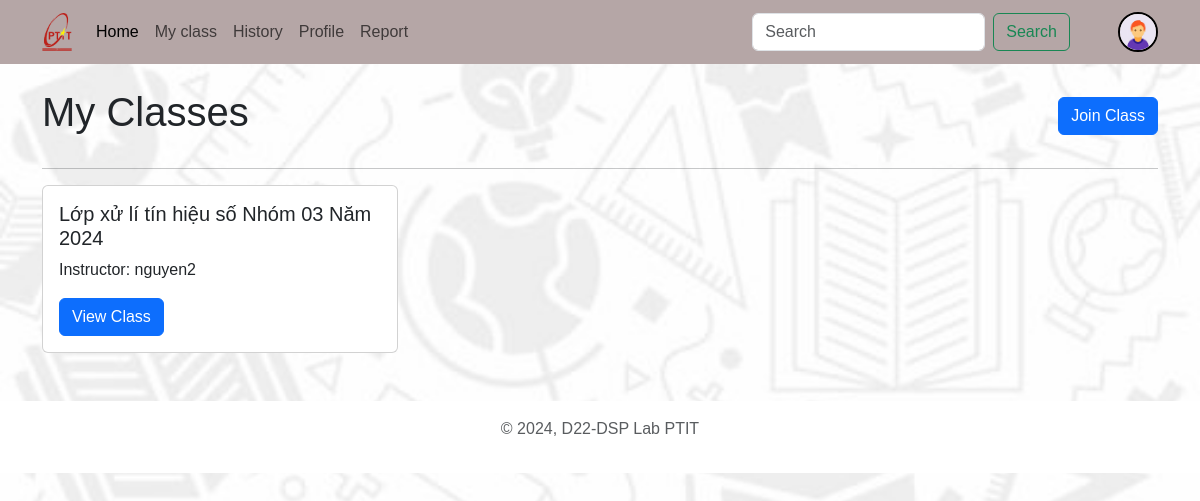
The page /myclass/ (signed in) on the database its author committed.
### account/models.py (models this page shows, shortened)
class Profile(models.Model):
    user = models.OneToOneField(User, on_delete=models.CASCADE, null=True, verbose_name='User Object') #verbose_name
    user_class = models.TextField(blank=True, null=True)
    email=models.EmailField(blank=True, null=True,max_length=254,unique=True)
    profile_img = models.ImageField(upload_to='profile_images', default='profile_images/user.jpg', blank=True, null=True, verbose_name='Profile Pic')
    studen_id = models.CharField(max_length=15, blank=True, null=True)
    GENDER = (
        ('Male', 'Male'),
        ('Female', 'Female'),
        ('Other', 'Other'),
    )
    gender = models.CharField(max_length=6, choices=GENDER, blank=True, null=True)

### allClass/models.py (models this page shows, shortened)
class MyClass(models.Model):
    name = models.TextField()
    instructor = models.ForeignKey(User, on_delete=models.CASCADE, related_name='instructed_classes')
    students = models.ManyToManyField(User, related_name='classes')
    code = models.CharField(max_length=10, unique=True, null=True)
    class Meta:
        verbose_name = "Class"
        verbose_name_plural = "Classes"

### allClass/views.py (the view)
# urls.py: path('', views.my_classes, name='my_classes'),
@login_required(login_url='login')
def my_classes(request):
    user = request.user
    if user.is_staff:
        classes = MyClass.objects.filter(instructor=user)
    else:
        classes = user.classes.all()
    if not classes:
        messages.info(request, 'No classes found.')
    return render(request, 'myClass.html', {'classes': classes})

### templates/myClass.html (shortened to what this page needs)
<!DOCTYPE html>
<html lang="en">
<head>
    <link href="https://cdn.jsdelivr.net/npm/bootstrap@5.3.0-alpha3/dist/css/bootstrap.min.css" rel="stylesheet"
>
    <link rel="stylesheet" href="/static/css/style.css">
</head>
<body>
    {% include "Components/navbar_loged_in.html" %}
    <div class="container mt-4">
        <div class="d-flex justify-content-between align-items-center mb-4">
            <h1>My Classes</h1>
            <div>
                <button type="button" class="btn btn-primary" data-bs-toggle="modal" data-bs-target="#joinClassModal">
                    Join Class
                </button>
            </div>
        </div>
        <hr>
        {% if classes %}
            <div class="row">
                {% for class in classes %}
                    <div class="col-md-4 mb-4">
                        <div class="card">
                            <div class="card-body">
                                <h5 class="card-title">{{ class.name }}</h5>
                                <p class="card-text">Instructor: {{ class.instructor.username }}</p>
                                <a href="{% url 'class_detail' class.id %}" class="btn btn-primary">View Class</a>
                            </div>
                        </div>
                    </div>
                {% endfor %}
            </div>
        {% else %}
            {% if not messages %}
                <div class="alert alert-info" role="alert">
                    No classes found.
                </div>
            {% endif %}
        {% endif %}
    </div>
    {% include "Components/footer.html" %}
</body>
</html>

### templates/Components/navbar_loged_in.html (shortened to what this page needs)
    <nav class="navbar navbar-expand-lg bg-body-tertiary d-none d-lg-block">
        <div class="container">
            <a class="navbar-brand" href="">
                <img src="/static/images/logo_ptit.png" alt="" style="width: 30px;">
                </a>
            <div class="collapse navbar-collapse" id="navbarSupportedContent">
                <ul class="navbar-nav me-auto mb-2 mb-lg-0">
                    <li class="nav-item">
                        <a class="nav-link active" aria-current="page" href="{% url 'welcome' %}">Home</a>
                    </li>
						<a class="nav-link" href="{% url 'my_classes' %}">My class</a>
					<li class="nav-item">
						<a class="nav-link" href="{% url 'not_support' %}">History</a>
					</li>
					<li class="nav-item">
                        <a class="nav-link" href="{% url 'profile' request.user.username %}">Profile</a>
                    </li>
						<a class="nav-link" href="{% url 'not_support' %}">Report</a>
                </ul>
                <form class="d-flex" role="search">
                    <input class="form-control me-2" type="search" placeholder="Search" aria-label="Search">
                    <button class="btn btn-outline-success" type="submit">Search</button>
                </form>
                {% if request.user.is_authenticated %}
                    <a href="{% url 'profile' request.user.username %}" class="ms-5">
                    <img src="{{request.user.profile.profile_img.url}}" class="rounded-circle" width="40" height="40" alt="profile_img" style="border: 2px solid #000;">
                    </a>
                {% endif %}
            </div>
        </div>
    </nav>

### static/css/style.css (style rules this page uses)
* { font-family: 'Arial', 'Tahoma', 'Verdana', 'Roboto', 'Open Sans', sans-serif; }
body { background-image: url("../images/Bg1.jpg"); background-size: cover; background-repeat: no-repeat; background-attachment: fixed; background-position: center; }
.navbar { background-color: #b5a6a6 !important; }

### rows shown on the page
MyClass: name "Lớp xử lí tín hiệu số Nhóm 03 Năm 2024", instructor.username "nguyen2"
